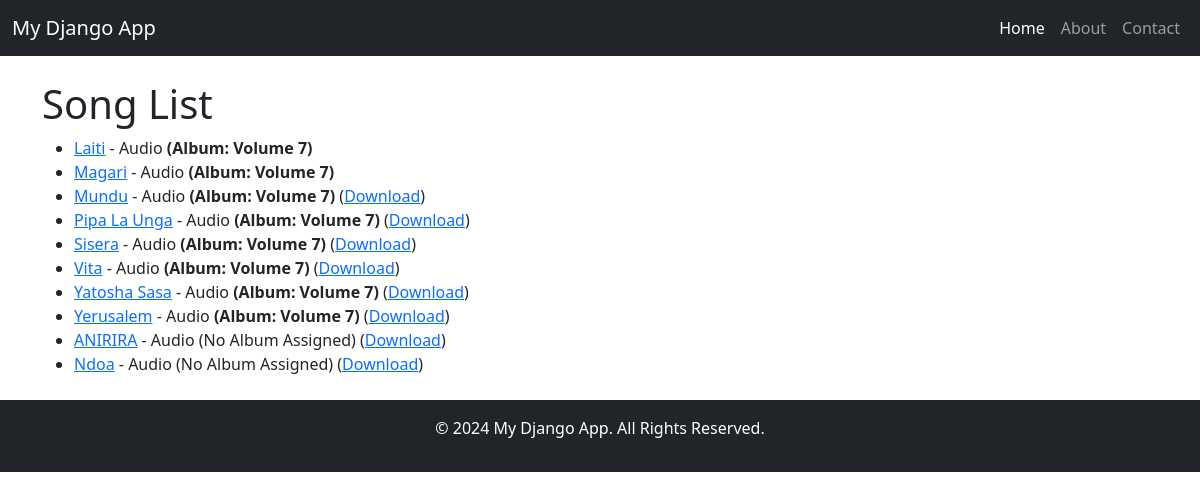
The page /songs/ on the database its author committed.
### songs/models.py (models this page shows, shortened)
class Song(models.Model):
    AUDIO = 'audio'
    VIDEO = 'video'
    SONG_TYPE_CHOICES = [
        (AUDIO, 'Audio'),
        (VIDEO, 'Video'),
    ]
    title = models.CharField(max_length=255)
    song_type = models.CharField(max_length=10, choices=SONG_TYPE_CHOICES, default=AUDIO)
    description = models.TextField(blank=True, null=True)
    audio_file = models.FileField(upload_to='songs/audio/', blank=True, null=True)
    video_file = models.FileField(upload_to='songs/video/', blank=True, null=True)
    is_downloadable = models.BooleanField(default=False)
    uploaded_by = models.CharField(max_length=255, blank=True, null=True)
    upload_date = models.DateTimeField(auto_now_add=True)
    album = models.ForeignKey(Album, on_delete=models.CASCADE, related_name='songs', blank=True, null=True)
    def get_download_url(self):
        if self.is_downloadable:
            if self.song_type == self.AUDIO and self.audio_file:
                return self.audio_file.url
            if self.song_type == self.VIDEO and self.video_file:
                return self.video_file.url
        return None

class Album(models.Model):
    title = models.CharField(max_length=100)
    release_date = models.DateField()
    cover_image = models.ImageField(upload_to='albums/covers/')

### songs/views.py (the view)
# urls.py: path('', views.song_list, name='song_list'),
def song_list(request):
    songs = Song.objects.all()
    return render(request, 'songs/song_list.html', {'songs': songs})

### songs/templates/songs/song_list.html
{% extends 'base.html' %}
{% block content %}
    <h1>Song List</h1>
    <ul>
        {% for song in songs %}
            <li>
                <a href="{% url 'song_detail' song.id %}">{{ song.title }}</a>
                - {{ song.song_type|title }}
                {% if song.album %}
                    <strong>(Album: {{ song.album.title }})</strong>
                {% else %}
                    (No Album Assigned)
                {% endif %}
                {% if song.is_downloadable %}
                    (<a href="{{ song.get_download_url }}">Download</a>)
                {% endif %}
            </li>
        {% endfor %}
    </ul>
{% endblock %}

### rows shown on the page
Song: title "Laiti", song_type "Audio", album "Volume 7"
Song: title "Magari", song_type "Audio", album "Volume 7"
Song: title "Mundu", song_type "Audio", album "Volume 7"
Song: title "Pipa La Unga", song_type "Audio", album "Volume 7"
Song: title "Sisera", song_type "Audio", album "Volume 7"
Song: title "Vita", song_type "Audio", album "Volume 7"
Song: title "Yatosha Sasa", song_type "Audio", album "Volume 7"
Song: title "Yerusalem", song_type "Audio", album "Volume 7"
Song: title "ANIRIRA", song_type "Audio", shows "(No Album Assigned)"
Song: title "Ndoa", song_type "Audio", shows "(No Album Assigned)"
